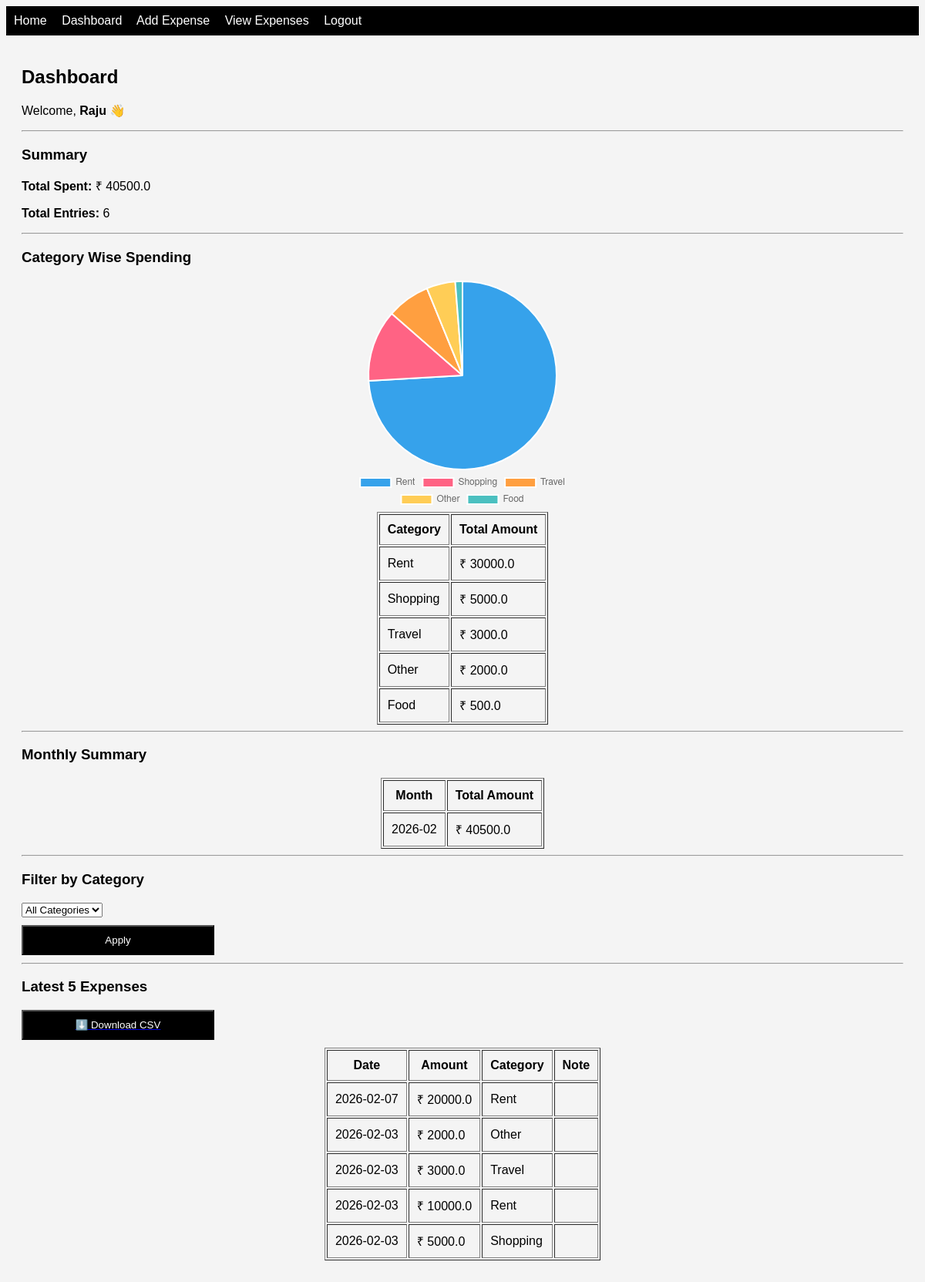
The app's page /dashboard (signed in) with its own data.
### tables this page shows
CREATE TABLE expenses(
            id INTEGER PRIMARY KEY AUTOINCREMENT,
            user_id INTEGER NOT NULL,
            date TEXT NOT NULL,
            amount REAL NOT NULL,
            category TEXT NOT NULL,
            note TEXT,
            FOREIGN KEY(user_id) REFERENCES users(id)
        );

### app.py (the view)
@app.route("/dashboard", methods=["GET"])
def dashboard():
    selected_category = request.args.get("category")
    if "user_id" not in session:
        flash("Please login first!", "danger")
        return redirect(url_for("login"))
    conn = sqlite3.connect(DATABASE)
    cursor = conn.cursor()
    cursor.execute("""
        SELECT COALESCE(SUM(amount), 0)
        FROM expenses
        WHERE user_id=?
    """, (session["user_id"],))
    total_spent = cursor.fetchone()[0]
    cursor.execute("""
        SELECT COUNT(*)
        FROM expenses
        WHERE user_id=?
    """, (session["user_id"],))
    total_entries = cursor.fetchone()[0]
    cursor.execute("""
        SELECT category, COALESCE(SUM(amount), 0)
        FROM expenses
        WHERE user_id=?
        GROUP BY category
        ORDER BY SUM(amount) DESC
    """, (session["user_id"],))
    category_data = cursor.fetchall()
    cursor.execute("""
        SELECT substr(date, 1, 7) AS month, SUM(amount)
        FROM expenses
        WHERE user_id=?
        GROUP BY month
        ORDER BY month DESC
    """, (session["user_id"],))
    monthly_data = cursor.fetchall()
    if selected_category:
        cursor.execute("""
            SELECT date, amount, category, note
            FROM expenses
            WHERE user_id=? AND category=?
            ORDER BY id DESC
            LIMIT 5
        """, (session["user_id"], selected_category))
    else:
        cursor.execute("""
            SELECT date, amount, category, note
            FROM expenses
            WHERE user_id=?
            ORDER BY id DESC
            LIMIT 5
        """, (session["user_id"],))
    latest_expenses = cursor.fetchall()
    conn.close()
    return render_template(
        "dashboard.html",
        username=session["username"],
        total_spent=total_spent,
        total_entries=total_entries,
        category_data=category_data,
        monthly_data=monthly_data,
        latest_expenses=latest_expenses,
        selected_category=selected_category
    )

### templates/dashboard.html (shortened to what this page needs)
{% extends "base.html" %}
{% block content %}
<h2>Dashboard</h2>
<p>Welcome, <b>{{ username }}</b> 👋</p>
<hr>
<h3>Summary</h3>
<p><b>Total Spent:</b> ₹ {{ total_spent }}</p>
<p><b>Total Entries:</b> {{ total_entries }}</p>
<hr>
<h3>Category Wise Spending</h3>
{% if category_data|length == 0 %}
    <p>No expenses yet.</p>
{% else %}
<div style="width:300px; height:300px; margin:auto;">
    <canvas id="expenseChart"></canvas>
</div>
<script>
    const labels = [
        {% for c in category_data %}
            "{{ c[0] }}",
        {% endfor %}
    ];
    const data = [
        {% for c in category_data %}
            {{ c[1] }},
        {% endfor %}
    ];
    const ctx = document.getElementById('expenseChart').getContext('2d');
    new Chart(ctx, {
        type: 'pie',
        data: {
            labels: labels,
            datasets: [{
                data: data
            }]
        },
        options: {
            responsive: true,
            maintainAspectRatio: false,
            plugins: {
                legend: {
                    position: 'bottom'
                }
            }
        }
    });
</script>
<table border="1" cellpadding="10" style="margin:auto;">
    <tr>
        <th>Category</th>
        <th>Total Amount</th>
    </tr>
    {% for c in category_data %}
    <tr>
        <td>{{ c[0] }}</td>
        <td>₹ {{ c[1] }}</td>
    </tr>
    {% endfor %}
</table>
{% endif %}
<hr>
<h3>Monthly Summary</h3>
{% if monthly_data|length == 0 %}
    <p>No monthly data available.</p>
{% else %}
<table border="1" cellpadding="10" style="margin:auto;">
    <tr>
        <th>Month</th>
        <th>Total Amount</th>
    </tr>
    {% for m in monthly_data %}
    <tr>
        <td>{{ m[0] }}</td>
        <td>₹ {{ m[1] }}</td>
    </tr>
    {% endfor %}
</table>
{% endif %}
<hr>
<h3>Filter by Category</h3>
<form method="get" action="/dashboard">
    <select name="category">
        <option value="">All Categories</option>
    </select>
    <button type="submit">Apply</button>
</form>
<hr>
<h3>Latest 5 Expenses</h3>
{% if latest_expenses|length == 0 %}
    <p>No expenses yet.</p>
{% else %}
<a href="/export">
    <button>⬇️ Download CSV</button>
</a>
<table border="1" cellpadding="10" style="margin:auto;">
    <tr>
        <th>Date</th>
        <th>Amount</th>
        <th>Category</th>
        <th>Note</th>
    </tr>
    {% for e in latest_expenses %}
    <tr>
        <td>{{ e[0] }}</td>
        <td>₹ {{ e[1] }}</td>
        <td>{{ e[2] }}</td>
        <td>{{ e[3] }}</td>
    </tr>
    {% endfor %}
</table>
{% endif %}
{% endblock %}

### templates/base.html (shortened to what this page needs)
<!DOCTYPE html>
<html>
<head>
    <link rel="stylesheet" href="{{ url_for('static', filename='style.css') }}">
</head>
<body>
    <nav>
        <a href="/">Home</a>
        {% if session.get("user_id") %}
        <a href="/dashboard">Dashboard</a>
        <a href="/add-expense">Add Expense</a>
        <a href="/expenses">View Expenses</a>
        <a href="/logout">Logout</a>
        {% else %}
        <a href="/register">Register</a>
        <a href="/login">Login</a>
        {% endif %}
    </nav>
    <div class="container">
        {% block content %}{% endblock %}
    </div>
</body>
</html>

### static/style.css (style rules this page uses)
body { font-family: Arial, sans-serif; background: #f4f4f4; }
nav { background: black; padding: 10px; }
nav a { color: white; text-decoration: none; margin-right: 15px; }
.container { padding: 20px; }
input, button { display: block; width: 250px; padding: 10px; margin: 10px 0; }
button { background: black; color: white; cursor: pointer; }

### records on screen
expenses: category "Shopping", amount "5000.0", date "2026-02-03"
expenses: category "Travel", amount "3000.0", date "2026-02-03"
expenses: category "Other", amount "2000.0", date "2026-02-03"
expenses: category "Food", amount "500.0"
expenses: date "2026-02-07", amount "20000.0", category "Rent"
expenses: date "2026-02-03", amount "10000.0", category "Rent"

### other values on screen
{{ username }} "Raju"
{{ total_spent }} "40500.0"
{{ total_entries }} "6"
{{ c[0] }} "Rent"
{{ c[1] }} "30000.0"
{{ m[0] }} "2026-02"
{{ m[1] }} "40500.0"
chart data {{ c[0] }} Rent, Shopping, Travel, Other, Food
chart data {{ c[1] }} 30000.0, 5000.0, 3000.0, 2000.0, 500.0
